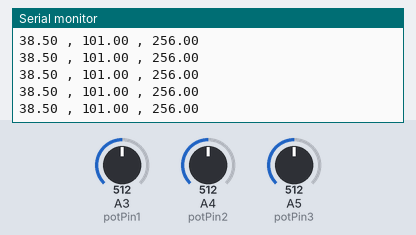
The sketch below on a simulated Arduino Uno, built with avr-gcc and run on an emulated ATmega328P. On the bench: the last lines printed to the serial monitor. Inputs (shaded band) come from the test bench; at power-on: A4 (potPin2) = 512, A5 (potPin3) = 512, A3 (potPin1) = 512.

Above: at 1.2 s.
1.3 s: A4 (potPin2) set to 483
At 2.1 s:
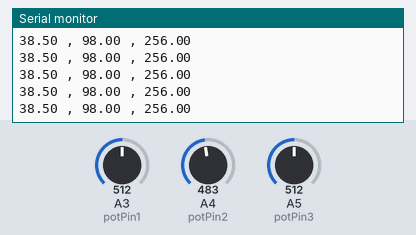
4.3 s: A5 (potPin3) set to 218
At 5.4 s:
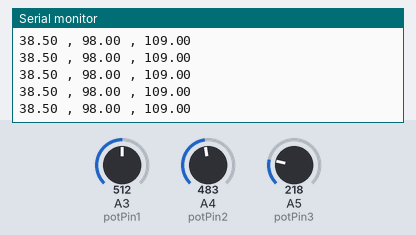
7.3 s: A5 (potPin3) set to 191
At 8.1 s:
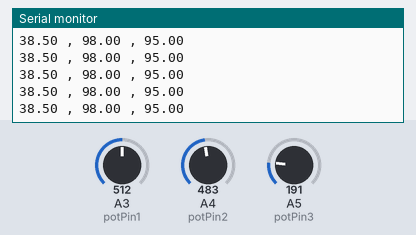
Timing chart, 0 to 10.3 s (numbered marks = the images above; inputs shaded):
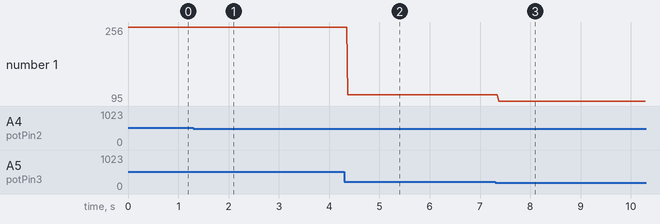

The sketch:

Simulation_Code.ino
```cpp
int potPin1 = 3;    // select the input pin for the potentiometer
int potPin2 = 4;
int potPin3 = 5;
float val1 = 0;       // variable to store the value coming from the sensor
float val2 = 0;
float val3 = 0;

void setup() {
  Serial.begin(9600);
}

void loop() {
  val1 = ((analogRead(potPin1))/256 + 36.5);    //BODY TEMPERATURE
  val2 = ((analogRead(potPin2))/10 + 50);    //HEART RATE
  val3 = ((analogRead(potPin3))/2);    //PM 2.5
  Serial.print(val1);
  Serial.print(" , ");
  Serial.print(val2);
  Serial.print(" , ");
  Serial.println(val3);

  if(val1 == 0 && val2 == 0 && val3 == 0){
    Serial.println("NO DATA!");
  }

}
```

Measured:
- after the input at 1.3 s, the serial monitor: prints a new line after 0.08 s (image 1)
- after the input at 4.3 s, the serial monitor: prints a new line after 0.07 s (image 2)
- after the input at 7.3 s, the serial monitor: prints a new line after 0.07 s (image 3)
- plotted number 1: 256 → 109 after the input at 4.3 s, 109 → 95 after the input at 7.3 s
